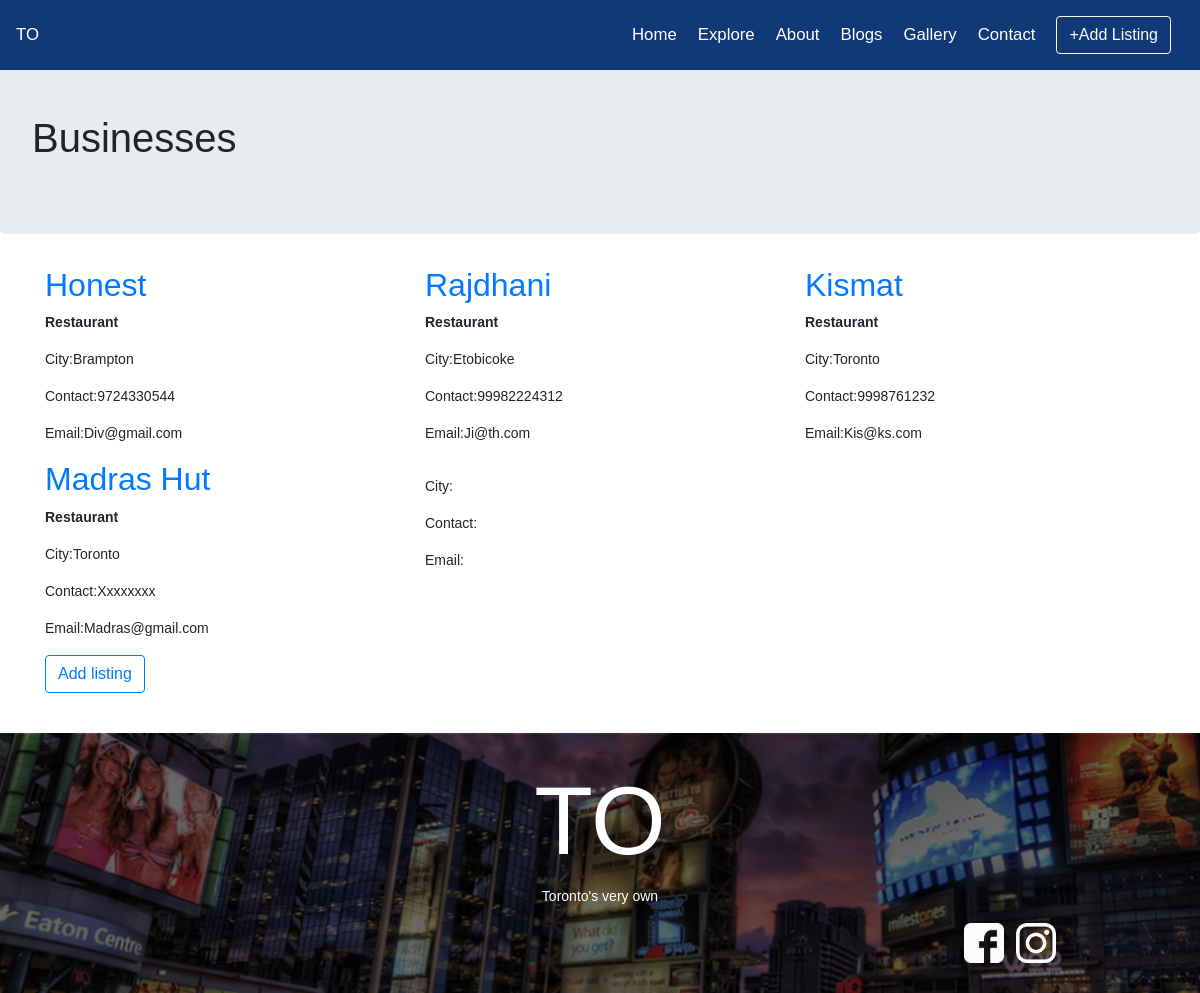
The app's page /Divyalisting/listingdisplay.php with its own data.
### tables this page shows
CREATE TABLE `businesses` (
  `ID` int(11) NOT NULL,
  `listing_name` varchar(20) NOT NULL,
  `listing_category` varchar(20) NOT NULL,
  `listing_city` varchar(20) NOT NULL,
  `listing_contact` varchar(50) DEFAULT NULL,
  `listing_email` varchar(50) NOT NULL,
  `published` tinyint(1) NOT NULL,
  `listing_featured` tinyint(1) NOT NULL
);

### Divyalisting/listingdisplay.php (the view, shortened to what this page needs)
<?php
include "header.php";
?>
<div class="jumbotron">
    <div class="containerH">
      <h1>Businesses</h1>
        </div>
    </div>
<html>
<body>
<div class="container">
  <div class="row">
<?php
        $con = mysqli_connect('127.0.0.1','root','');
        $sql = "select * from businesses";
        $records= mysqli_query($con,$sql);
        while ($row = mysqli_fetch_array($records))
        {
          echo "<div class='col-md-4 col-xs-6'>";
          echo "<h2><a href='listingpage.php?listing_id=" .$row['ID'] . "'>". ucfirst($row['listing_name']) ."</a></h2><div>";
          echo "<p><strong>". ucfirst($row['listing_category']) ."</strong></p>";
          echo "<p>City:". ucfirst($row['listing_city']) ."</p>";
          echo "<p>Contact:". ucfirst($row['listing_contact']) ."</p>";
          echo "<p>Email:". ucfirst($row['listing_email']) ."</p></div></div>";
        }
?>
</div>
<button type="button" class="btn btn-outline-primary"><a href="listingform.html">Add listing</a></button>
</div>
</body>
</html>
 <?php
include "footer.php";
?>

### Divyalisting/css/style.css (style rules this page uses)
body { font-family:Arial, Helvetica, sans-serif; font-size:14px; }
.containerH { padding-top: 50px; }

### records on screen
businesses: listing_name "Honest", listing_category "Restaurant", listing_city "Brampton", listing_contact "9724330544", listing_email "Div@gmail.com"
businesses: listing_name "Rajdhani", listing_category "Restaurant", listing_city "Etobicoke", listing_contact "99982224312", listing_email "Ji@th.com"
businesses: listing_name "Kismat", listing_category "Restaurant", listing_city "Toronto", listing_contact "9998761232", listing_email "Kis@ks.com"
businesses: listing_name "Madras Hut", listing_category "Restaurant", listing_city "Toronto", listing_contact "Xxxxxxxx", listing_email "Madras@gmail.com"
